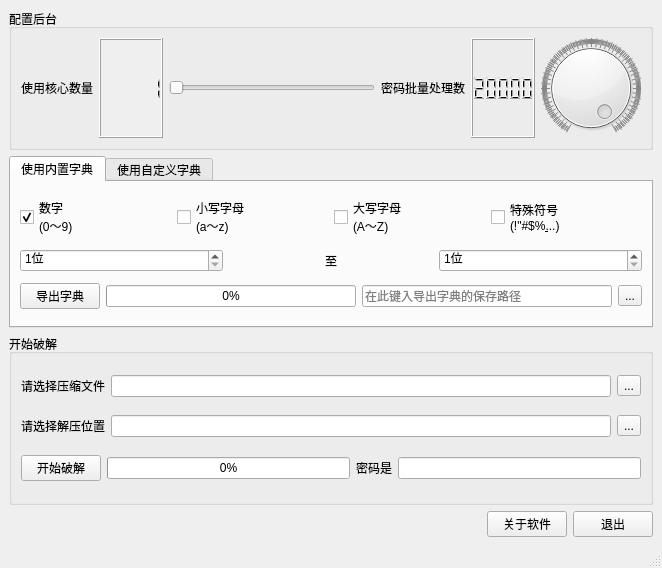
<?xml version="1.0" encoding="UTF-8"?>
<ui version="4.0">
 <class>MainWindow</class>
 <widget class="QMainWindow" name="MainWindow">
  <property name="geometry">
   <rect>
    <x>0</x>
    <y>0</y>
    <width>662</width>
    <height>568</height>
   </rect>
  </property>
  <property name="windowTitle">
   <string>压缩文件密码破解器</string>
  </property>
  <property name="windowIcon">
   <iconset>
    <normaloff>../../../.designer/res/icon.ico</normaloff>../../../.designer/res/icon.ico</iconset>
  </property>
  <property name="layoutDirection">
   <enum>Qt::LeftToRight</enum>
  </property>
  <property name="unifiedTitleAndToolBarOnMac">
   <bool>true</bool>
  </property>
  <widget class="QWidget" name="centralwidget">
   <layout class="QGridLayout" name="gridLayout_2">
    <item row="1" column="0">
     <widget class="QTabWidget" name="dict_source">
      <property name="sizePolicy">
       <sizepolicy hsizetype="Preferred" vsizetype="Expanding">
        <horstretch>0</horstretch>
        <verstretch>0</verstretch>
       </sizepolicy>
      </property>
      <property name="maximumSize">
       <size>
        <width>16777215</width>
        <height>16777215</height>
       </size>
      </property>
      <property name="toolTip">
       <string>切换字典源</string>
      </property>
      <property name="statusTip">
       <string/>
      </property>
      <property name="whatsThis">
       <string>切换字典源</string>
      </property>
      <property name="currentIndex">
       <number>0</number>
      </property>
      <widget class="QWidget" name="internal_dict">
       <attribute name="title">
        <string>使用内置字典</string>
       </attribute>
       <layout class="QVBoxLayout" name="verticalLayout_2">
        <item>
         <layout class="QHBoxLayout" name="check_boxes">
          <item>
           <widget class="QCheckBox" name="checkBox_num">
            <property name="toolTip">
             <string>0123456789</string>
            </property>
            <property name="statusTip">
             <string/>
            </property>
            <property name="whatsThis">
             <string>密码是否包含数字</string>
            </property>
            <property name="text">
             <string>数字
(0～9)</string>
            </property>
            <property name="checked">
             <bool>true</bool>
            </property>
           </widget>
          </item>
          <item>
           <widget class="QCheckBox" name="checkBox_lower_letter">
            <property name="toolTip">
             <string>abcdefghijklmnopqrstuvwxyz</string>
            </property>
            <property name="statusTip">
             <string/>
            </property>
            <property name="whatsThis">
             <string>密码是否包含小写字母</string>
            </property>
            <property name="text">
             <string>小写字母
(a～z)</string>
            </property>
           </widget>
          </item>
          <item>
           <widget class="QCheckBox" name="checkBox_upper_letter">
            <property name="toolTip">
             <string>ABCDEFGHIJKLMNOPQRSTUVWXYZ</string>
            </property>
            <property name="statusTip">
             <string/>
            </property>
            <property name="whatsThis">
             <string>密码是否包含大写字母</string>
            </property>
            <property name="text">
             <string>大写字母
(A～Z)</string>
            </property>
           </widget>
          </item>
          <item>
           <widget class="QCheckBox" name="checkBox_symbols">
            <property name="toolTip">
             <string>!&quot;#$%&amp;'()*+,-./:;&lt;=&gt;?@[\]^_`{|}~</string>
            </property>
            <property name="statusTip">
             <string/>
            </property>
            <property name="whatsThis">
             <string>密码是否包含特殊符号</string>
            </property>
            <property name="text">
             <string>特殊符号
(!&quot;#$%&amp;...)</string>
            </property>
           </widget>
          </item>
         </layout>
        </item>
        <item>
         <layout class="QHBoxLayout" name="digits_boxes">
          <item>
           <widget class="QSpinBox" name="digit_min">
            <property name="toolTip">
             <string>设置最低位数</string>
            </property>
            <property name="statusTip">
             <string/>
            </property>
            <property name="whatsThis">
             <string>设置最低位数</string>
            </property>
            <property name="suffix">
             <string>位</string>
            </property>
            <property name="prefix">
             <string/>
            </property>
            <property name="minimum">
             <number>1</number>
            </property>
            <property name="maximum">
             <number>8</number>
            </property>
           </widget>
          </item>
          <item alignment="Qt::AlignHCenter">
           <widget class="QLabel" name="label_8">
            <property name="maximumSize">
             <size>
              <width>16777215</width>
              <height>40</height>
             </size>
            </property>
            <property name="text">
             <string>至</string>
            </property>
           </widget>
          </item>
          <item>
           <widget class="QSpinBox" name="digit_max">
            <property name="toolTip">
             <string>设置最高位数</string>
            </property>
            <property name="statusTip">
             <string/>
            </property>
            <property name="whatsThis">
             <string>设置最高位数</string>
            </property>
            <property name="suffix">
             <string>位</string>
            </property>
            <property name="minimum">
             <number>1</number>
            </property>
            <property name="maximum">
             <number>8</number>
            </property>
           </widget>
          </item>
         </layout>
        </item>
        <item>
         <layout class="QHBoxLayout" name="export_boxes">
          <item>
           <widget class="QPushButton" name="button_export">
            <property name="maximumSize">
             <size>
              <width>167</width>
              <height>16777215</height>
             </size>
            </property>
            <property name="toolTip">
             <string/>
            </property>
            <property name="statusTip">
             <string/>
            </property>
            <property name="whatsThis">
             <string/>
            </property>
            <property name="text">
             <string>导出字典</string>
            </property>
           </widget>
          </item>
          <item>
           <widget class="QProgressBar" name="progress_export">
            <property name="toolTip">
             <string>导出字典进度</string>
            </property>
            <property name="statusTip">
             <string/>
            </property>
            <property name="whatsThis">
             <string>导出字典进度</string>
            </property>
            <property name="value">
             <number>0</number>
            </property>
           </widget>
          </item>
          <item>
           <widget class="QLineEdit" name="export_path">
            <property name="toolTip">
             <string>导出字典的保存路径</string>
            </property>
            <property name="statusTip">
             <string/>
            </property>
            <property name="whatsThis">
             <string>导出字典的保存路径</string>
            </property>
            <property name="placeholderText">
             <string>在此键入导出字典的保存路径</string>
            </property>
           </widget>
          </item>
          <item>
           <widget class="QToolButton" name="button_export_path">
            <property name="toolTip">
             <string>点击选择导出字典的保存路径</string>
            </property>
            <property name="statusTip">
             <string/>
            </property>
            <property name="whatsThis">
             <string>点击选择导出字典的保存路径</string>
            </property>
            <property name="text">
             <string>...</string>
            </property>
           </widget>
          </item>
         </layout>
        </item>
       </layout>
      </widget>
      <widget class="QWidget" name="external_dict">
       <attribute name="title">
        <string>使用自定义字典</string>
       </attribute>
       <layout class="QGridLayout" name="gridLayout">
        <item row="0" column="1">
         <widget class="QLineEdit" name="dict_path">
          <property name="toolTip">
           <string>自定义字典位置</string>
          </property>
          <property name="statusTip">
           <string/>
          </property>
          <property name="whatsThis">
           <string>自定义字典位置</string>
          </property>
         </widget>
        </item>
        <item row="0" column="0">
         <widget class="QLabel" name="label_5">
          <property name="text">
           <string>请选择自定义字典</string>
          </property>
         </widget>
        </item>
        <item row="0" column="2">
         <widget class="QToolButton" name="button_dict_path">
          <property name="toolTip">
           <string>点击选择自定义字典</string>
          </property>
          <property name="statusTip">
           <string/>
          </property>
          <property name="whatsThis">
           <string>点击选择自定义字典</string>
          </property>
          <property name="text">
           <string>...</string>
          </property>
         </widget>
        </item>
       </layout>
      </widget>
     </widget>
    </item>
    <item row="0" column="0">
     <widget class="QGroupBox" name="groupBox_2">
      <property name="sizePolicy">
       <sizepolicy hsizetype="Preferred" vsizetype="Preferred">
        <horstretch>0</horstretch>
        <verstretch>0</verstretch>
       </sizepolicy>
      </property>
      <property name="toolTip">
       <string>配置后台</string>
      </property>
      <property name="statusTip">
       <string/>
      </property>
      <property name="whatsThis">
       <string>配置后台</string>
      </property>
      <property name="title">
       <string>配置后台</string>
      </property>
      <layout class="QVBoxLayout" name="verticalLayout_3">
       <item>
        <layout class="QHBoxLayout" name="horizontalLayout_2">
         <item>
          <widget class="QLabel" name="label_6">
           <property name="text">
            <string>使用核心数量</string>
           </property>
          </widget>
         </item>
         <item>
          <widget class="QLCDNumber" name="core_num">
           <property name="toolTip">
            <string>后台消费者的线程数或进程数</string>
           </property>
           <property name="statusTip">
            <string/>
           </property>
           <property name="whatsThis">
            <string>后台消费者的线程数或进程数</string>
           </property>
           <property name="autoFillBackground">
            <bool>true</bool>
           </property>
           <property name="frameShape">
            <enum>QFrame::Box</enum>
           </property>
           <property name="frameShadow">
            <enum>QFrame::Raised</enum>
           </property>
           <property name="segmentStyle">
            <enum>QLCDNumber::Filled</enum>
           </property>
           <property name="value" stdset="0">
            <double>1.000000000000000</double>
           </property>
          </widget>
         </item>
         <item>
          <widget class="QSlider" name="cpu_slider">
           <property name="toolTip">
            <string>滑动调节后台消费者的线程数或进程数</string>
           </property>
           <property name="statusTip">
            <string/>
           </property>
           <property name="whatsThis">
            <string>滑动调节后台消费者的线程数或进程数</string>
           </property>
           <property name="minimum">
            <number>1</number>
           </property>
           <property name="orientation">
            <enum>Qt::Horizontal</enum>
           </property>
          </widget>
         </item>
         <item>
          <widget class="QLabel" name="label">
           <property name="text">
            <string>密码批量处理数</string>
           </property>
          </widget>
         </item>
         <item>
          <widget class="QLCDNumber" name="batch_size">
           <property name="toolTip">
            <string>导出或导入密码时批量处理密码数量</string>
           </property>
           <property name="statusTip">
            <string/>
           </property>
           <property name="whatsThis">
            <string>导出或导入密码时批量处理密码数量</string>
           </property>
           <property name="intValue" stdset="0">
            <number>20000</number>
           </property>
          </widget>
         </item>
         <item>
          <widget class="QDial" name="dial">
           <property name="toolTip">
            <string>转动调节批量处理密码的数量</string>
           </property>
           <property name="statusTip">
            <string/>
           </property>
           <property name="whatsThis">
            <string>转动调节批量处理密码的数量</string>
           </property>
           <property name="minimum">
            <number>1</number>
           </property>
           <property name="maximum">
            <number>20000</number>
           </property>
           <property name="value">
            <number>20000</number>
           </property>
           <property name="wrapping">
            <bool>false</bool>
           </property>
           <property name="notchTarget">
            <double>3.700000000000000</double>
           </property>
           <property name="notchesVisible">
            <bool>true</bool>
           </property>
          </widget>
         </item>
        </layout>
       </item>
      </layout>
     </widget>
    </item>
    <item row="3" column="0">
     <widget class="QGroupBox" name="groupBox">
      <property name="sizePolicy">
       <sizepolicy hsizetype="Preferred" vsizetype="Expanding">
        <horstretch>0</horstretch>
        <verstretch>0</verstretch>
       </sizepolicy>
      </property>
      <property name="toolTip">
       <string>开始破解</string>
      </property>
      <property name="statusTip">
       <string/>
      </property>
      <property name="whatsThis">
       <string>开始破解</string>
      </property>
      <property name="title">
       <string>开始破解</string>
      </property>
      <layout class="QVBoxLayout" name="verticalLayout">
       <item>
        <layout class="QHBoxLayout" name="horizontalLayout_6">
         <item>
          <widget class="QLabel" name="label_2">
           <property name="text">
            <string>请选择压缩文件</string>
           </property>
          </widget>
         </item>
         <item>
          <widget class="QLineEdit" name="zipfile_path">
           <property name="toolTip">
            <string>压缩文件位置</string>
           </property>
           <property name="statusTip">
            <string/>
           </property>
           <property name="whatsThis">
            <string>压缩文件位置</string>
           </property>
          </widget>
         </item>
         <item>
          <widget class="QToolButton" name="button_zipfile_path">
           <property name="toolTip">
            <string>点击选择压缩文件</string>
           </property>
           <property name="statusTip">
            <string/>
           </property>
           <property name="whatsThis">
            <string>点击选择压缩文件</string>
           </property>
           <property name="text">
            <string>...</string>
           </property>
          </widget>
         </item>
        </layout>
       </item>
       <item>
        <layout class="QHBoxLayout" name="horizontalLayout_4">
         <item>
          <widget class="QLabel" name="label_3">
           <property name="text">
            <string>请选择解压位置</string>
           </property>
          </widget>
         </item>
         <item>
          <widget class="QLineEdit" name="extract_path">
           <property name="toolTip">
            <string>解压路径</string>
           </property>
           <property name="statusTip">
            <string/>
           </property>
           <property name="whatsThis">
            <string>解压路径</string>
           </property>
          </widget>
         </item>
         <item>
          <widget class="QToolButton" name="button_extract_path">
           <property name="toolTip">
            <string>点击选择解压位置</string>
           </property>
           <property name="statusTip">
            <string/>
           </property>
           <property name="whatsThis">
            <string>点击选择解压位置</string>
           </property>
           <property name="text">
            <string>...</string>
           </property>
          </widget>
         </item>
        </layout>
       </item>
       <item>
        <layout class="QHBoxLayout" name="horizontalLayout_7">
         <item alignment="Qt::AlignLeft">
          <widget class="QPushButton" name="button_crack">
           <property name="toolTip">
            <string/>
           </property>
           <property name="statusTip">
            <string/>
           </property>
           <property name="whatsThis">
            <string/>
           </property>
           <property name="text">
            <string>开始破解</string>
           </property>
          </widget>
         </item>
         <item>
          <widget class="QProgressBar" name="progress_crack">
           <property name="toolTip">
            <string>破解进度</string>
           </property>
           <property name="statusTip">
            <string/>
           </property>
           <property name="whatsThis">
            <string>破解进度</string>
           </property>
           <property name="value">
            <number>0</number>
           </property>
          </widget>
         </item>
         <item alignment="Qt::AlignLeft">
          <widget class="QLabel" name="label_password_is">
           <property name="text">
            <string>密码是</string>
           </property>
          </widget>
         </item>
         <item>
          <widget class="QLineEdit" name="password">
           <property name="toolTip">
            <string>破解出的压缩密码</string>
           </property>
           <property name="statusTip">
            <string/>
           </property>
           <property name="whatsThis">
            <string>破解出的压缩密码</string>
           </property>
           <property name="readOnly">
            <bool>true</bool>
           </property>
          </widget>
         </item>
        </layout>
       </item>
      </layout>
     </widget>
    </item>
    <item row="4" column="0">
     <layout class="QHBoxLayout" name="horizontalLayout">
      <item>
       <spacer name="horizontalSpacer_2">
        <property name="orientation">
         <enum>Qt::Horizontal</enum>
        </property>
        <property name="sizeHint" stdset="0">
         <size>
          <width>40</width>
          <height>20</height>
         </size>
        </property>
       </spacer>
      </item>
      <item>
       <widget class="QPushButton" name="button_about">
        <property name="text">
         <string>关于软件</string>
        </property>
       </widget>
      </item>
      <item>
       <widget class="QPushButton" name="button_close">
        <property name="text">
         <string>退出</string>
        </property>
       </widget>
      </item>
     </layout>
    </item>
   </layout>
  </widget>
  <widget class="QStatusBar" name="statusbar"/>
 </widget>
 <resources/>
 <connections>
  <connection>
   <sender>cpu_slider</sender>
   <signal>valueChanged(int)</signal>
   <receiver>core_num</receiver>
   <slot>display(int)</slot>
   <hints>
    <hint type="sourcelabel">
     <x>347</x>
     <y>99</y>
    </hint>
    <hint type="destinationlabel">
     <x>169</x>
     <y>61</y>
    </hint>
   </hints>
  </connection>
  <connection>
   <sender>button_export_path</sender>
   <signal>clicked()</signal>
   <receiver>MainWindow</receiver>
   <slot>select_export_path()</slot>
   <hints>
    <hint type="sourcelabel">
     <x>632</x>
     <y>295</y>
    </hint>
    <hint type="destinationlabel">
     <x>657</x>
     <y>220</y>
    </hint>
   </hints>
  </connection>
  <connection>
   <sender>button_export</sender>
   <signal>clicked()</signal>
   <receiver>MainWindow</receiver>
   <slot>on_export_dict()</slot>
   <hints>
    <hint type="sourcelabel">
     <x>64</x>
     <y>305</y>
    </hint>
    <hint type="destinationlabel">
     <x>7</x>
     <y>216</y>
    </hint>
   </hints>
  </connection>
  <connection>
   <sender>dial</sender>
   <signal>valueChanged(int)</signal>
   <receiver>batch_size</receiver>
   <slot>display(int)</slot>
   <hints>
    <hint type="sourcelabel">
     <x>584</x>
     <y>73</y>
    </hint>
    <hint type="destinationlabel">
     <x>522</x>
     <y>70</y>
    </hint>
   </hints>
  </connection>
  <connection>
   <sender>progress_export</sender>
   <signal>valueChanged(int)</signal>
   <receiver>MainWindow</receiver>
   <slot>on_export_progress_changed(int)</slot>
   <hints>
    <hint type="sourcelabel">
     <x>181</x>
     <y>302</y>
    </hint>
    <hint type="destinationlabel">
     <x>9</x>
     <y>301</y>
    </hint>
   </hints>
  </connection>
  <connection>
   <sender>button_zipfile_path</sender>
   <signal>clicked()</signal>
   <receiver>MainWindow</receiver>
   <slot>select_zipfile_path()</slot>
   <hints>
    <hint type="sourcelabel">
     <x>632</x>
     <y>379</y>
    </hint>
    <hint type="destinationlabel">
     <x>656</x>
     <y>398</y>
    </hint>
   </hints>
  </connection>
  <connection>
   <sender>button_extract_path</sender>
   <signal>clicked()</signal>
   <receiver>MainWindow</receiver>
   <slot>select_extract_path()</slot>
   <hints>
    <hint type="sourcelabel">
     <x>616</x>
     <y>415</y>
    </hint>
    <hint type="destinationlabel">
     <x>658</x>
     <y>442</y>
    </hint>
   </hints>
  </connection>
  <connection>
   <sender>button_close</sender>
   <signal>clicked()</signal>
   <receiver>MainWindow</receiver>
   <slot>close()</slot>
   <hints>
    <hint type="sourcelabel">
     <x>623</x>
     <y>508</y>
    </hint>
    <hint type="destinationlabel">
     <x>662</x>
     <y>514</y>
    </hint>
   </hints>
  </connection>
  <connection>
   <sender>button_dict_path</sender>
   <signal>clicked()</signal>
   <receiver>MainWindow</receiver>
   <slot>select_dict_path()</slot>
   <hints>
    <hint type="sourcelabel">
     <x>609</x>
     <y>247</y>
    </hint>
    <hint type="destinationlabel">
     <x>655</x>
     <y>253</y>
    </hint>
   </hints>
  </connection>
  <connection>
   <sender>button_crack</sender>
   <signal>clicked()</signal>
   <receiver>MainWindow</receiver>
   <slot>on_crack_password()</slot>
   <hints>
    <hint type="sourcelabel">
     <x>82</x>
     <y>461</y>
    </hint>
    <hint type="destinationlabel">
     <x>82</x>
     <y>503</y>
    </hint>
   </hints>
  </connection>
  <connection>
   <sender>progress_crack</sender>
   <signal>valueChanged(int)</signal>
   <receiver>MainWindow</receiver>
   <slot>on_crack_progress_changed(int)</slot>
   <hints>
    <hint type="sourcelabel">
     <x>150</x>
     <y>461</y>
    </hint>
    <hint type="destinationlabel">
     <x>153</x>
     <y>502</y>
    </hint>
   </hints>
  </connection>
  <connection>
   <sender>button_about</sender>
   <signal>clicked()</signal>
   <receiver>MainWindow</receiver>
   <slot>on_about()</slot>
   <hints>
    <hint type="sourcelabel">
     <x>489</x>
     <y>523</y>
    </hint>
    <hint type="destinationlabel">
     <x>451</x>
     <y>522</y>
    </hint>
   </hints>
  </connection>
 </connections>
 <slots>
  <slot>validate_bool()</slot>
  <slot>select_export_path()</slot>
  <slot>on_export_dict()</slot>
  <slot>on_export_progress_changed(int)</slot>
  <slot>select_zipfile_path()</slot>
  <slot>select_extract_path()</slot>
  <slot>select_dict_path()</slot>
  <slot>on_crack_password()</slot>
  <slot>on_crack_progress_changed(int)</slot>
  <slot>on_about()</slot>
 </slots>
</ui>
